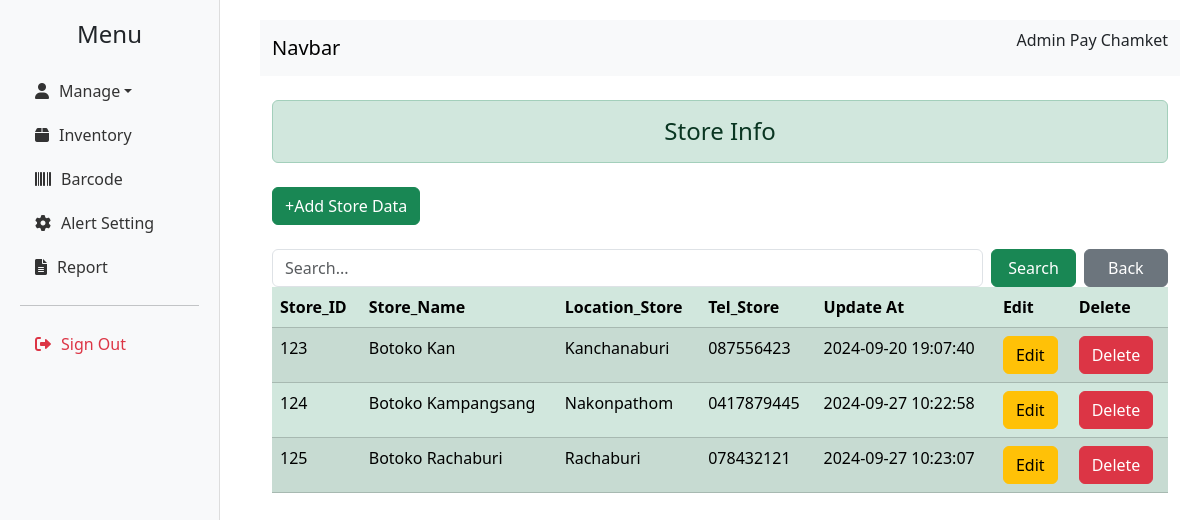
Screenshot of /jobdb/page/admin/store.php (signed in) with the database file from the repository.
### tables this page shows
CREATE TABLE `store` (
  `store_id` int(10) NOT NULL,
  `store_name` varchar(50) NOT NULL,
  `location_store` varchar(200) NOT NULL,
  `tel_store` char(10) NOT NULL,
  `update_at` timestamp NOT NULL DEFAULT current_timestamp() ON UPDATE current_timestamp()
);

### jobdb/page/admin/store.php (the view, shortened to what this page needs)
<?php
$conn = new ConnectionDatabase();
$conn = $conn->connect();
$search = isset($_GET['search']) ? $_GET['search'] : '';
$query = "SELECT * FROM store WHERE store_id LIKE '%$search%' OR store_name LIKE '%$search%' OR location_store LIKE '%$search%'";
$result = mysqli_query($conn, $query);
?>
<!doctype html>
<html lang="en">
<head>
  <link href="https://cdn.jsdelivr.net/npm/bootstrap@5.3.3/dist/css/bootstrap.min.css" rel="stylesheet">
  <link href="https://cdnjs.cloudflare.com/ajax/libs/font-awesome/6.0.0-beta3/css/all.min.css" rel="stylesheet">
</head>
<body>
  <div class="sidebar">
    <h4>Menu</h4>
    <ul class="nav flex-column">
      <li class="nav-item dropdown">
      <a class="nav-link dropdown-toggle" id="dropdownMenuLink" data-bs-toggle="dropdown" aria-expanded="false">
      <i class="fas fa-user"></i> Manage
      </a>
        <ul class="nav flex-column">
          <li class="nav-item side-menu">
            <a class="nav-link" href="inventory.php">
              <i class="fas fa-box"></i> Inventory
            </a>
          <li class="nav-item">
            <a class="nav-link" href="list_barcode.php">
              <i class="fas fa-barcode"></i> Barcode
            </a>
          </li>
          <li class="nav-item">
            <a class="nav-link" href="alert_setting.php">
              <i class="fas fa-cog"></i> Alert Setting
            </a>
          </li>
      </li>
      <li class="nav-item">
        <a class="nav-link" href="reporting.php">
          <i class="fas fa-file-alt"></i> Report
        </a>
      </li>
      </li>
    </ul>
    <hr>
    <a href="singout.php" class="nav-link text-danger">
      <i class="fas fa-sign-out-alt"></i> Sign Out
    </a>
  </div>
  <div class="content">
    <?php include '../../components/admin/navbar.php'; ?>
    <div class="container">
      <div class="h4 text-center alert alert-success mb-4 mt-4" role="alert">Store Info</div>
      <a href="add_store.php" class="btn btn-success mb-4">+Add Store Data</a>
      <form action="store.php" method="get" class="d-flex align-items-center">
        <input type="text" name="search" value="<?= htmlspecialchars($search) ?>" placeholder="Search..." class="form-control me-2">
        <button type="submit" class="btn btn-success me-2" style="width: 100px;">Search</button>
        <a href="store.php" class="btn btn-secondary" style="width: 100px;">Back</a>
      </form>
      <div class="table-responsive table-container">
        <table class="table table-success table-striped table-hover">
          <thead>
            <tr>
              <th>Store_ID</th>
              <th>Store_Name</th>
              <th>Location_Store</th>
              <th>Tel_Store</th>
              <th>Update At</th>
              <th>Edit</th>
              <th>Delete</th>
            </tr>
          </thead>
          <tbody>
            <?php
            if ($result) {
              if (mysqli_num_rows($result) > 0) {
                while ($row = mysqli_fetch_assoc($result)) {
            ?>
                  <tr>
                    <td><?= htmlspecialchars($row["store_id"]) ?></td>
                    <td><?= htmlspecialchars($row["store_name"]) ?></td>
                    <td><?= htmlspecialchars($row["location_store"]) ?></td>
                    <td><?= htmlspecialchars($row["tel_store"]) ?></td>
                    <td><?= htmlspecialchars($row["update_at"]) ?></td>
                    <td>
                      <a href="edit_store.php?store_id=<?= htmlspecialchars($row["store_id"]) ?>&search=<?= htmlspecialchars($search) ?>" class="btn btn-warning">Edit</a>
                    </td>
                    <td>
                      <a href="delete_store.php?store_id=<?= htmlspecialchars($row['store_id']) ?>" class="btn btn-danger" onclick="return confirm('Are you sure you want to delete this data?');">Delete</a>
                    </td>
                  </tr>
            <?php
                }
              } else {
                echo "<tr><td colspan='10' class='text-center'>No records found.</td></tr>";
              }
            } else {
              echo "<p>Error fetching data: " . mysqli_error($conn) . "</p>";
            }
            ?>
          </tbody>
        </table>
      </div>
    </div>
  </div>
</body>
</html>

### jobdb/page/admin/store.php (style rules this page uses)
body { display: flex; }
.sidebar { width: 220px; height: 100vh; background-color: #f8f9fa; padding: 20px; border-right: 1px solid #ddd; position: fixed; }
.sidebar h4 { text-align: center; margin-bottom: 20px; }
.sidebar .nav-link { color: #333; display: flex; align-items: center; padding: 10px 15px; border-radius: 5px; transition: background-color 0.3s; }
.sidebar .nav-link i { margin-right: 10px; }
.content { margin-left: 240px; padding: 20px; width: 100%; }

### rows the page displays
store: store_id "123", store_name "Botoko Kan", location_store "Kanchanaburi", tel_store "087556423", update_at "2024-09-20 19:07:40"
store: store_id "124", store_name "Botoko Kampangsang", location_store "Nakonpathom", tel_store "0417879445", update_at "2024-09-27 10:22:58"
store: store_id "125", store_name "Botoko Rachaburi", location_store "Rachaburi", tel_store "078432121", update_at "2024-09-27 10:23:07"

### other values shown
$position "Admin"
$name "Pay"
$surname "Chamket"
